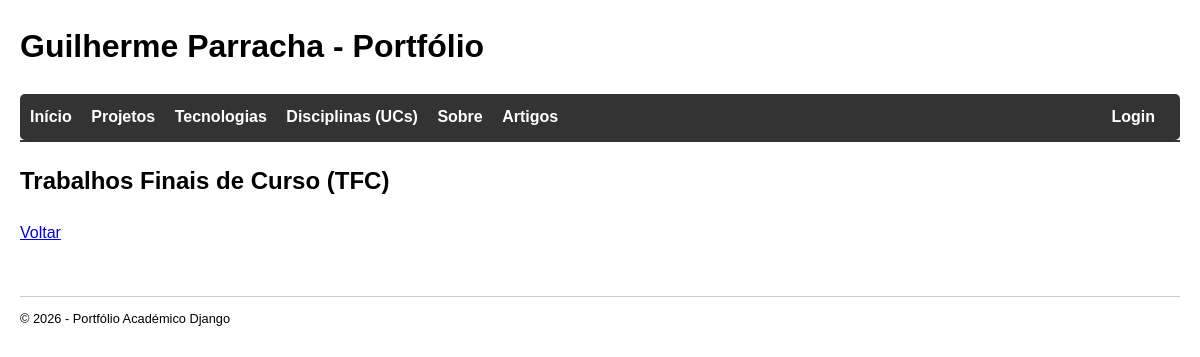
The app's page /tfcs/, older data.
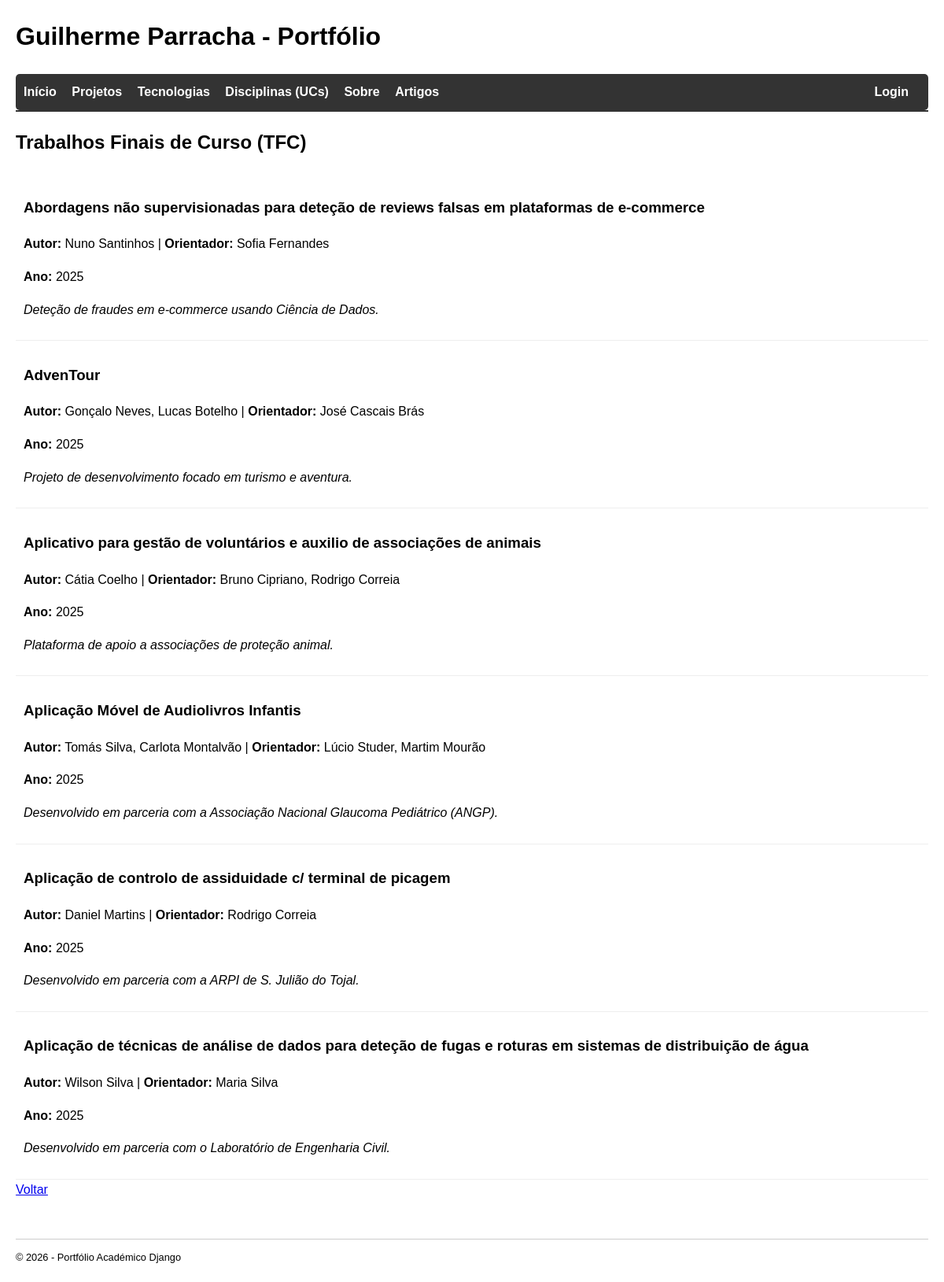
The same page, newer data.
### portfolio/models.py (models this page shows, shortened)
class TFC(models.Model):
    titulo = models.CharField(max_length=255)
    autor = models.CharField(max_length=255)
    orientador = models.CharField(max_length=255)
    ano = models.IntegerField()
    resumo = models.TextField()
    curso = models.CharField(max_length=100, blank=True)
    link_relatorio = models.URLField(blank=True, default='')

### portfolio/views.py (the view)
# urls.py: path('tfcs/', views.tfcs_view, name='tfcs'),
def tfcs_view(request):
    context = {'tfcs': TFC.objects.all()}
    return render(request, 'portfolio/tfcs.html', context)

### portfolio/templates/portfolio/tfcs.html (shortened to what this page needs)
{% extends "portfolio/layout.html" %}
{% block content %}
<h2>Trabalhos Finais de Curso (TFC)</h2>
{% for tfc in tfcs %}
    <div style="border-bottom: 1px solid #eee; padding: 10px;">
        <h3>{{ tfc.titulo }}</h3>
        <p><strong>Autor:</strong> {{ tfc.autor }} | <strong>Orientador:</strong> {{ tfc.orientador }}</p>
        <p><strong>Ano:</strong> {{ tfc.ano }}</p>
        <p><em>{{ tfc.resumo }}</em></p>
    </div>
{% endfor %}
<a href="{% url 'portfolio:home' %}">Voltar</a>
{% endblock %}

### portfolio/templates/portfolio/layout.html (shortened to what this page needs)
<!DOCTYPE html>
<html lang="pt">
<head>
</head>
<body>
    <header>
        <h1>Guilherme Parracha - Portfólio</h1>
        <nav>
            <a href="{% url 'portfolio:home' %}">Início</a>
            <a href="{% url 'portfolio:projetos' %}">Projetos</a>
            <a href="{% url 'portfolio:tecnologias' %}">Tecnologias</a>
            <a href="{% url 'portfolio:ucs' %}">Disciplinas (UCs)</a>
            <a href="{% url 'portfolio:sobre' %}">Sobre</a>
            <a href="{% url 'artigos:lista' %}">Artigos</a>
            {% if user.is_authenticated %}
                <span style="color: yellow; margin-left: 20px;">Olá, {{ user.username }}</span>
                <a href="{% url 'accounts:logout' %}">Sair</a>
            {% else %}
                <a href="{% url 'accounts:login' %}" style="float: right;">Login</a>
            {% endif %}
        </nav>
    </header>
    <main>
        {% block content %}
        {% endblock %}
    </main>
    <footer>
        <p>&copy; 2026 - Portfólio Académico Django</p>
    </footer>
</body>
</html>

### portfolio/templates/portfolio/layout.html (style rules this page uses)
body { font-family: sans-serif; margin: 20px; line-height: 1.6; }
nav { background: #333; padding: 10px; border-radius: 5px; }
nav a { color: white; margin-right: 15px; text-decoration: none; font-weight: bold; }
header { border-bottom: 2px solid #333; margin-bottom: 20px; }
footer { margin-top: 50px; border-top: 1px solid #ccc; font-size: 0.8em; }

Row changes from the older to the newer data that the page shows:
added TFC: titulo "Abordagens não supervisionadas para deteção de reviews falsas em plataformas de e-commerce", autor "Nuno Santinhos", orientador "Sofia Fernandes", ano "2025", resumo "Deteção de fraudes em e-commerce usando Ciência de Dados."
added TFC: titulo "AdvenTour", autor "Gonçalo Neves, Lucas Botelho", orientador "José Cascais Brás", ano "2025", resumo "Projeto de desenvolvimento focado em turismo e aventura."
added TFC: titulo "Aplicativo para gestão de voluntários e auxilio de associações de animais", autor "Cátia Coelho", orientador "Bruno Cipriano, Rodrigo Correia", ano "2025", resumo "Plataforma de apoio a associações de proteção animal."
added TFC: titulo "Aplicação Móvel de Audiolivros Infantis", autor "Tomás Silva, Carlota Montalvão", orientador "Lúcio Studer, Martim Mourão", ano "2025", resumo "Desenvolvido em parceria com a Associação Nacional Glaucoma Pediátrico (ANGP)."
added TFC: titulo "Aplicação de controlo de assiduidade c/ terminal de picagem", autor "Daniel Martins", orientador "Rodrigo Correia", ano "2025", resumo "Desenvolvido em parceria com a ARPI de S. Julião do Tojal."
added TFC: titulo "Aplicação de técnicas de análise de dados para deteção de fugas e roturas em sistemas de distribuição de água", autor "Wilson Silva", orientador "Maria Silva", ano "2025", resumo "Desenvolvido em parceria com o Laboratório de Engenharia Civil."
